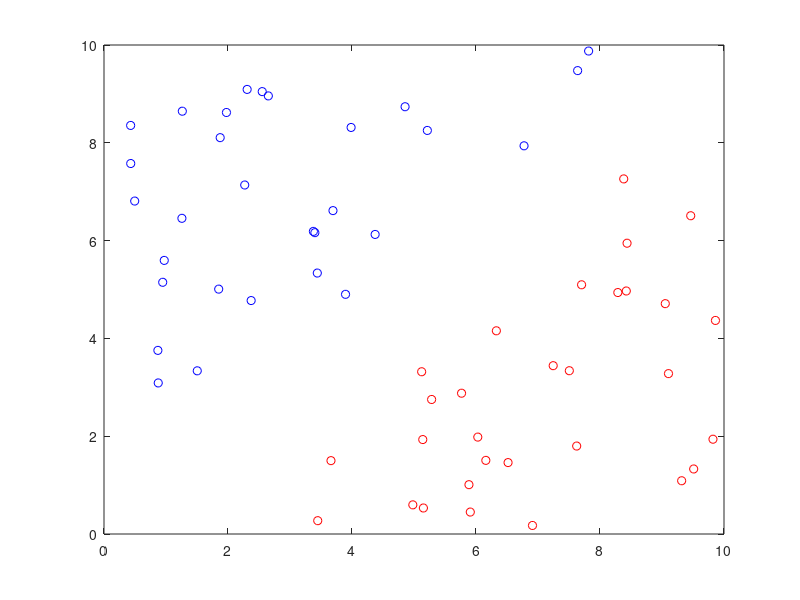

MATLAB code to generate this figure:
close all; clear; clc;

%% data: training points

A=[ 0.4952    6.8088
    2.6505    8.9590
    3.4403    5.3366
    3.4010    6.1624
    5.2153    8.2529
    7.6393    9.4764
    1.5041    3.3370
    3.9855    8.3138
    1.8500    5.0079
    1.2631    8.6463
    3.8957    4.9014
    1.9751    8.6199
    1.2565    6.4558
    4.3732    6.1261
    0.4297    8.3551
    3.6931    6.6134
    7.8164    9.8767
    4.8561    8.7376
    6.7750    7.9386
    2.3734    4.7740
    0.8746    3.0892
    2.3088    9.0919
    2.5520    9.0469
    3.3773    6.1886
    0.8690    3.7550
    1.8738    8.1053
    0.9469    5.1476
    0.9718    5.5951
    0.4309    7.5763
    2.2699    7.1371];

B=[7.2450    3.4422
    7.7030    5.0965
    5.7670    2.8791
    3.6610    1.5002
    9.4633    6.5084
    9.8221    1.9383
    8.2874    4.9380
    5.9078    0.4489
    4.9810    0.5962
    5.1516    0.5319
    8.4363    5.9467
    8.4240    4.9696
    7.6240    1.7988
    3.4473    0.2725
    9.0528    4.7106
    9.1046    3.2798
    6.9110    0.1745
    5.1235    3.3181
    7.5051    3.3392
    6.3283    4.1555
    6.1585    1.5058
    8.3827    7.2617
    5.2841    2.7510
    5.1412    1.9314
    6.0290    1.9818
    5.8863    1.0087
    9.5110    1.3298
    9.3170    1.0890
    6.5170    1.4606
    9.8621    4.3674  ];

nA = size(A,1);
nB = size(B,1);


%% Linear SVM - primal model

% define the optimization problem
Q = [ 1 0 0 ; 
      0 1 0 ; 
      0 0 0 ];
  
D = [-A -ones(nA,1); 
      B ones(nB,1) ] ;
  
d = -ones(nA+nB,1) ;

% solve the problem


sol = quadprog(Q,zeros(3,1),D,d);

w = sol(1:2) 
b = sol(3) 

% plot the solution
xx = 0:0.1:10 ;
uu = (-w(1)/w(2)).*xx - b/w(2);
vv = (-w(1)/w(2)).*xx + (1-b)/w(2);
vvv = (-w(1)/w(2)).*xx + (-1-b)/w(2);
plot(A(:,1),A(:,2),'bo',B(:,1),B(:,2),'ro',xx,uu,'k-',xx,vv,'b-',xx,vvv,'r-','Linewidth',1.5)
axis([0 10 0 10])

